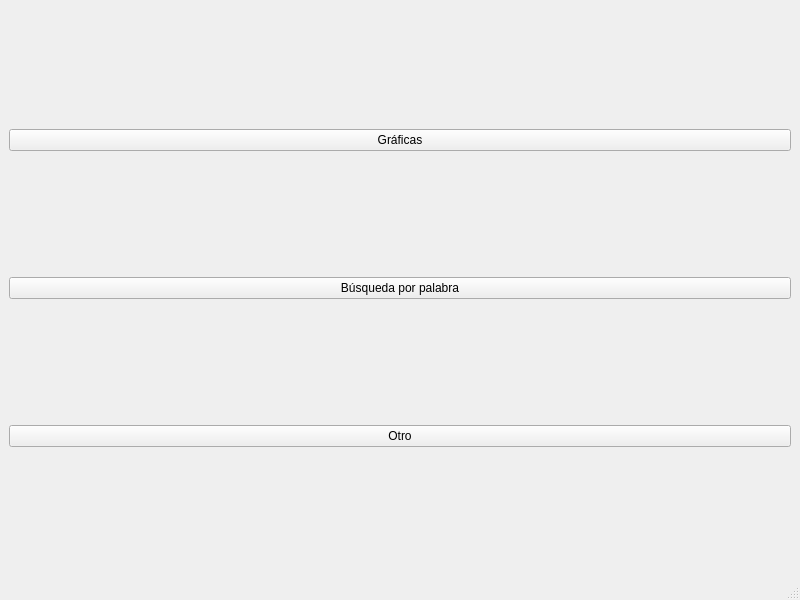
<?xml version="1.0" encoding="UTF-8"?>
<ui version="4.0">
 <class>MainWindow</class>
 <widget class="QMainWindow" name="MainWindow">
  <property name="geometry">
   <rect>
    <x>0</x>
    <y>0</y>
    <width>800</width>
    <height>600</height>
   </rect>
  </property>
  <property name="windowTitle">
   <string>MainWindow</string>
  </property>
  <widget class="QWidget" name="centralwidget">
   <layout class="QGridLayout" name="gridLayout">
    <item row="0" column="0">
     <widget class="QPushButton" name="btnGraphs">
      <property name="text">
       <string>Gráficas</string>
      </property>
     </widget>
    </item>
    <item row="2" column="0">
     <widget class="QPushButton" name="pushButton_3">
      <property name="text">
       <string>Otro</string>
      </property>
     </widget>
    </item>
    <item row="1" column="0">
     <widget class="QPushButton" name="btnSearchByWord">
      <property name="text">
       <string>Búsqueda por palabra</string>
      </property>
     </widget>
    </item>
   </layout>
  </widget>
  <widget class="QMenuBar" name="menubar">
   <property name="geometry">
    <rect>
     <x>0</x>
     <y>0</y>
     <width>800</width>
     <height>26</height>
    </rect>
   </property>
  </widget>
  <widget class="QStatusBar" name="statusbar"/>
 </widget>
 <resources/>
 <connections/>
</ui>
